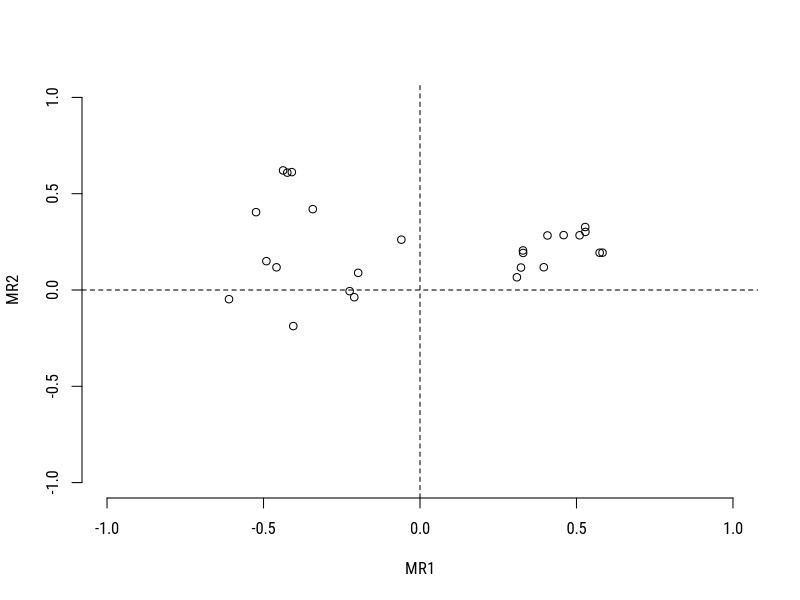
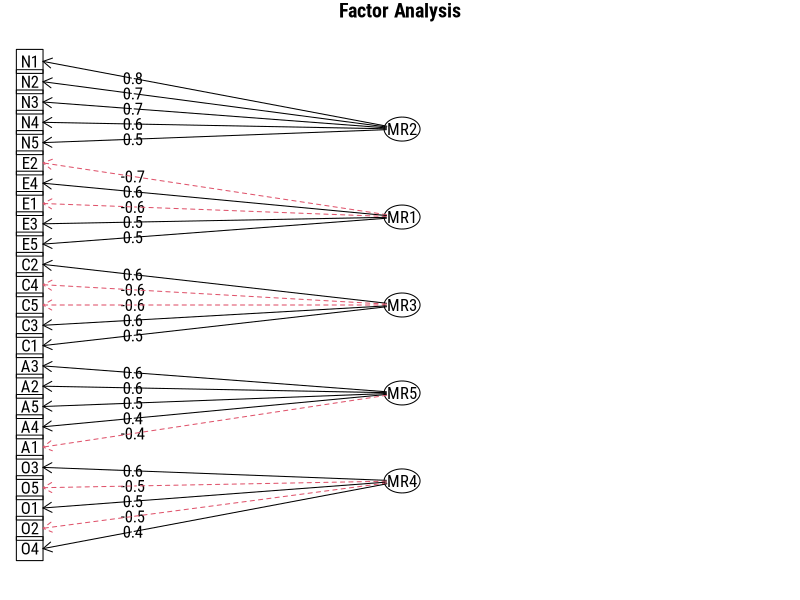
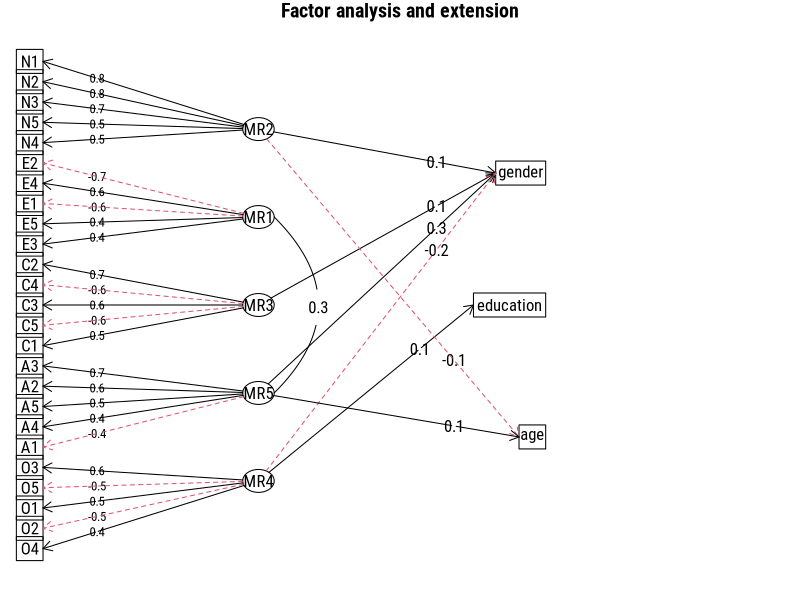
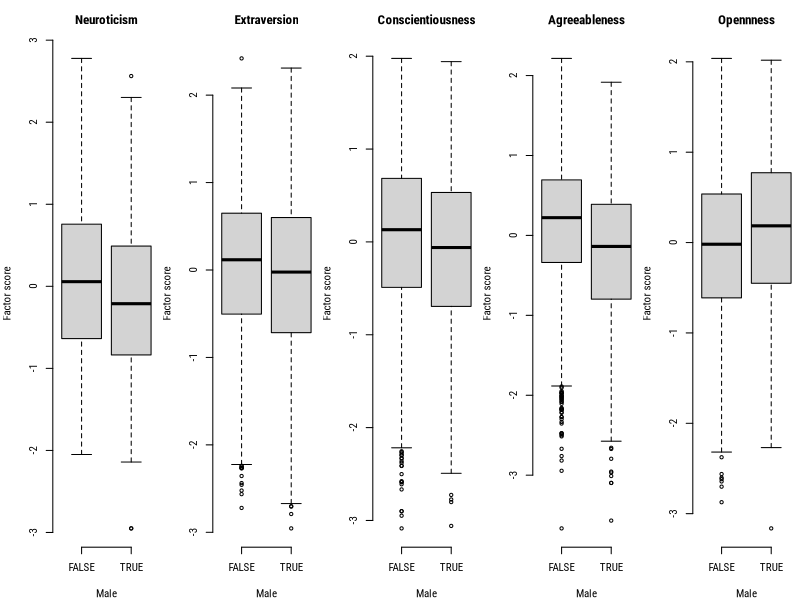
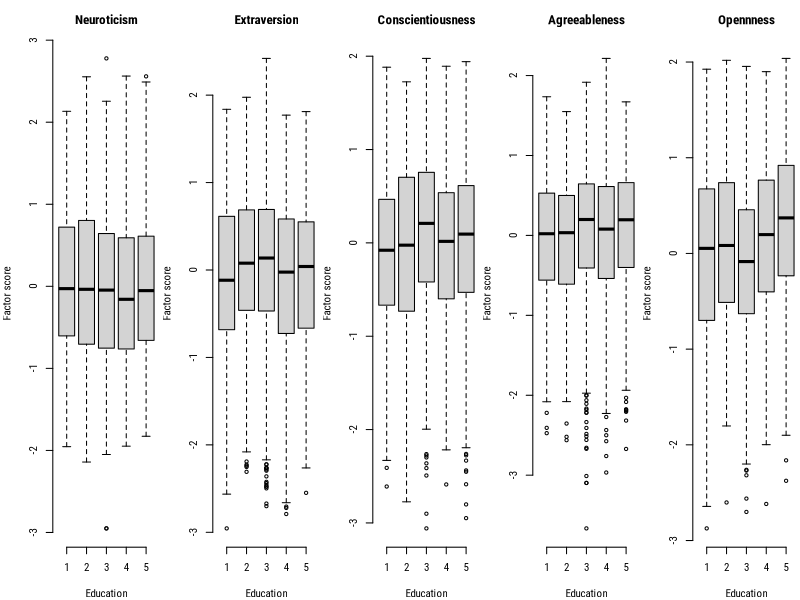
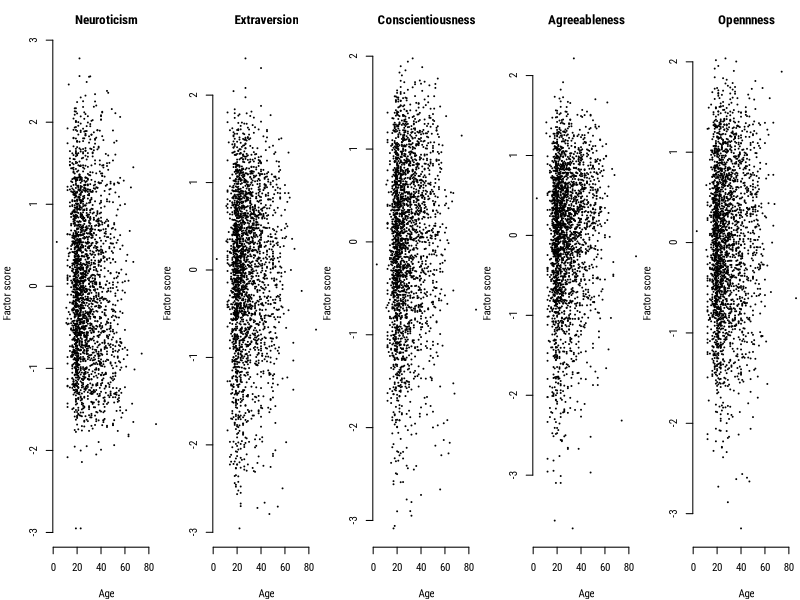

These figures' R source, in order:
## ---- chunk 1
# Settings
knitr::opts_chunk$set(echo = F, warning = F, message = F, dpi = 200, fig.height = 4)
# Load packages
library('magrittr');library('knitr')
library('DiagrammeR');library('psych')
# Options
options(scipen = F, digits = 3)
# Set colors
Col <- c(red = '#e6457a', green = '#b0e645', blue = '#45cbe6')
## ---- chunk 2
grViz(
  "digraph pc {
  rankdir=LR
  graph [fontname = RobotoCondensed, fontsize = 8]
  node [shape = box] x_1; x_2; x_3; x_4; x_5
  node [shape = circle] PC_1; PC_2
  
  {x_1 x_2 x_3 x_4 x_5} -> PC_1
  {x_1 x_2 x_3 x_4 x_5} -> PC_2
  }",
  width = 400, height = 400)
## ---- chunk 3
grViz(
  "digraph {
  rankdir = LR
  graph [fontname = RobotoCondensed, fontsize = 8]
  node [shape = circle] x_1; x_2; x_3; x_4; x_5
  node [shape = box] F_1; F_2; u_1; u_2; u_3; u_4; u_5
  
  {rank = same x_1; x_2; x_3; x_4; x_5}
  {rank = same u_1; u_2; u_3; u_4; u_5}
  
  F_1 -> {x_1 x_2 x_3 x_4 x_5}
  F_2 -> {x_1 x_2 x_3 x_4 x_5}
  
  x_1 -> u_1 [dir=back]
  u_2 -> x_2
  u_3 -> x_3
  u_4 -> x_4
  u_5 -> x_5
  }", 
  width = 400, heigh = 400)
## ---- chunk 4
Oie <- psych::bfi
Items <- Oie[, 1:25]
#Oie <- Oie[complete.cases(Items), ]
kable(head(Oie))
## ---- chunk 5
Names <- c(
  'Am indifferent to the feelings of others',
  "Inquire about others' well-being", 
  'Know how to comfort others', 
  'Love children', 
  'Make people feel at ease', 
  'Am exacting in my work', 
  'Continue until everything is perfect', 
  'Do things according to a plan', 
  'Do things in a half-way manner', 
  'Waste my time', 
  "Don't talk a lot", 
  'Find it difficult to approach others', 
  'Know how to captivate people', 
  'Make friends easily', 
  'Take charge', 
  'Get angry easily', 
  'Get irritated easily', 
  'Have frequent mood swings', 
  'Often feel blue', 
  'Panic easily', 
  'Am full of ideas', 
  'Avoid difficult reading material', 
  'Carry the conversation to a higher level', 
  'Spend time reflecting on things', 
  'Will not probe deeply into a subject'
)
## ---- chunk 6
faItems <- fa(Items, nfactors = 5, rotate = 'none')
tabLoadings <- function(x) {
  Tab <- x$loadings %>% as.data.frame.matrix %>% round(2)
  rownames(Tab) <- Names
  Tab[abs(Tab) < .3] <- NA
  Tab
}
tabLoadings(faItems) %>% kable
## ---- chunk 7
fa(Items, nfactors = 5, rotate = 'varimax') %>% tabLoadings %>% kable
## ---- chunk 8
fa(Items, nfactors = 5, rotate = 'oblimin') %>% tabLoadings %>% kable
## ---- chunk 9
fa(Items, nfactors = 5, rotate = 'quartimax') %>% tabLoadings %>% kable
## ---- chunk 10
par(bty = 'n', family = 'RobotoCondensed')
faItems <- fa(Items, nfactors = 5, rotate = 'none')
plot(faItems$loadings, xlim = c(-1,1), ylim = c(-1,1))
abline(v = 0, h = 0, lty = 2)
## ---- chunk 11
cor(Items, use = 'pairwise.complete.obs') %>% round(1) %>% kable
## ---- chunk 12
KMO(Items)$MSAi %>% round(2) %>% t %>% kable
## ---- chunk 13
faItems <- fa(Items, nfactors = 5, rotate = 'varimax') 
faItems %>% tabLoadings %>% kable
## ---- chunk 14
Traits <- c('Agreeableness', 'Conscientiousness', 'Extraversion', 
            'Neuroticism', 'Opennness')
Ordering <- c(4, 3, 2, 1, 5)
faItems %>% tabLoadings %>% kable(col.names = Traits[Ordering])
## ---- chunk 15
fa.diagram(faItems)
## ---- chunk 16
fa.extend(Oie, 5, ov = 1:25, ev = 26:28) %>% extension.diagram
## ---- chunk 17
faItems %>% tabLoadings %>% 
  cbind(Uniq. = faItems$uniquenesses, Comm. = faItems$communalities) %>%
  round(2) %>% 
  kable
## ---- chunk 18
faItems %>% tabLoadings %>% 
  cbind(Comp. = faItems$complexity) %>% round(2) %>% 
  kable
## ---- chunk 19
faItems %>% tabLoadings %>% 
  cbind(Uniq. = faItems$uniquenesses, mu = colMeans(Items, na.rm = T)) %>% 
  round(2) %>% 
  kable
## ---- chunk 20
cbind(Oie[26:28], faItems$scores) %>% head(10) %>% kable
## ---- chunk 21
par(bty = 'n', family = 'RobotoCondensed', mar = c(4,4,3,0), 
    mfrow = c(1,5))
for (i in 1:5) {
  boxplot(faItems$scores[, i] ~ Oie$gender == 1, 
          xlab = "Male", ylab = "Factor score", main = Traits[Ordering][i])
}
## ---- chunk 22
par(bty = 'n', family = 'RobotoCondensed', mar = c(4,4,3,0), 
    mfrow = c(1,5))
for (i in 1:5) {
  boxplot(faItems$scores[, i] ~ Oie$education, 
          xlab = "Education", ylab = "Factor score", main = Traits[Ordering][i])
}
## ---- chunk 23
par(bty = 'n', family = 'RobotoCondensed', mar = c(4,4,3,0), 
    mfrow = c(1,5))
for (i in 1:5) {
  plot(faItems$scores[, i] ~ Oie$age, 
          xlab = "Age", ylab = "Factor score", main = Traits[Ordering][i], 
       pch = 20, cex = .01)
}
